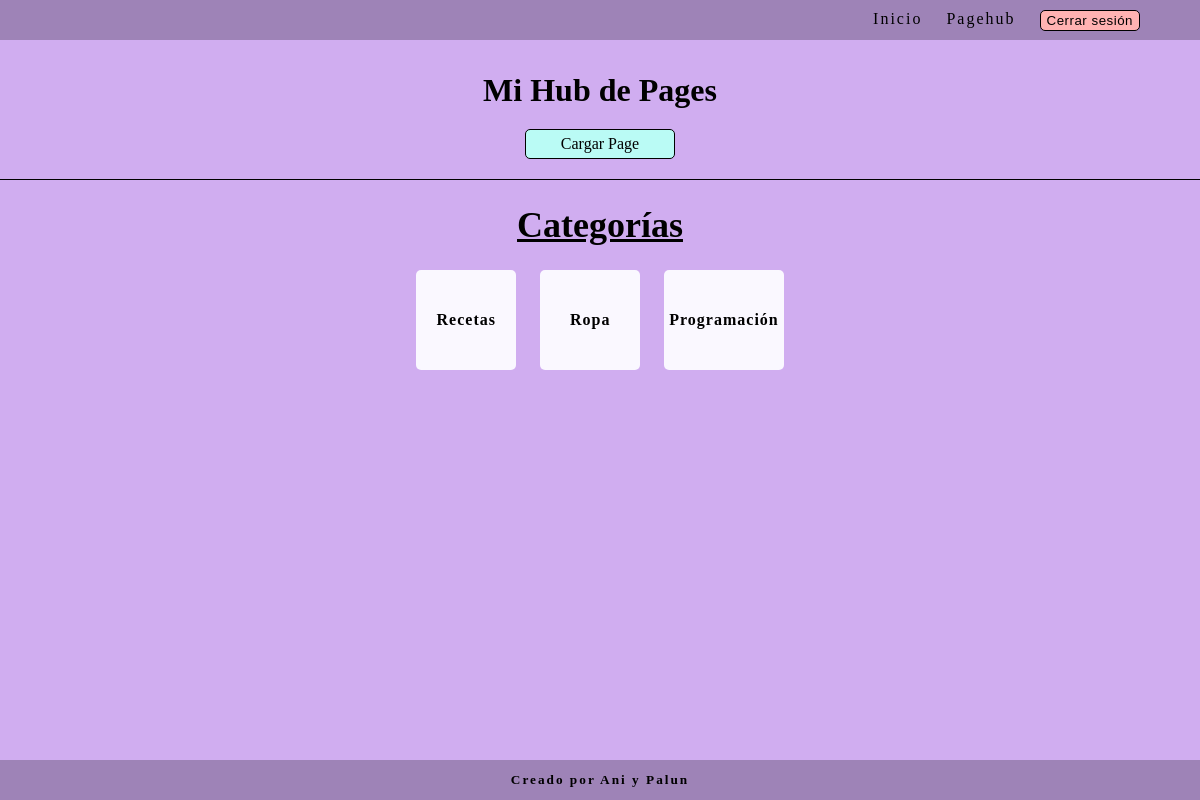
Page /pagehub/ (signed in) on the earlier database version.
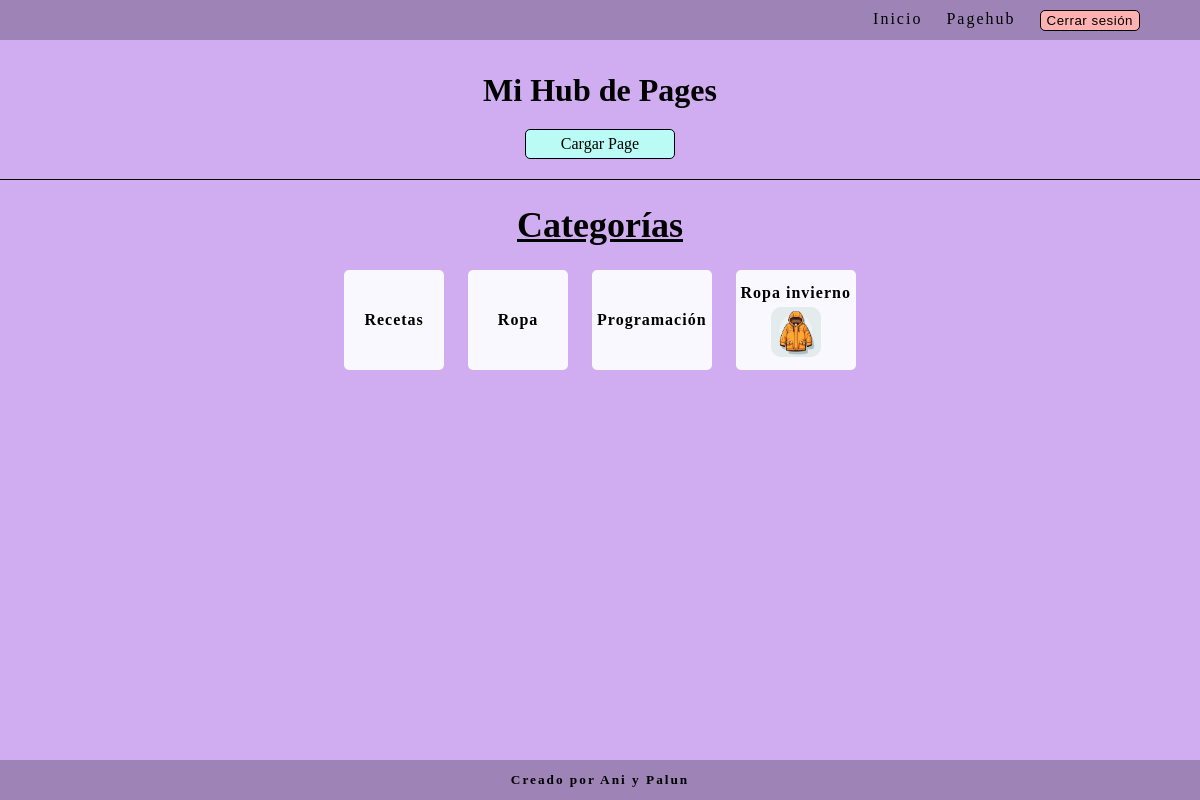
Same page on the later database version.
### pagehub/models.py (models this page shows, shortened)
class CategoriaPrincipal(models.Model):
    nombre = models.CharField(max_length=50, unique=True, blank=True, null=True)
    foto = models.ImageField(upload_to='img', null=True, blank=True)
    user = models.ForeignKey(User, on_delete=models.CASCADE, null=True, blank=True)
    class Meta:
        verbose_name = 'Categoría Principal'
        verbose_name_plural = 'Categorías Principales'

### pagehub/views.py (the view)
# urls.py: path('', index, name='index'),
class index(View):
    def get(self, request):
        categorias = CategoriaPrincipal.objects.filter(user=request.user).values('id', 'nombre', 'foto')
        return render(request, 'pagehub/index.html', {'categorias': categorias, 'MEDIA_URL': settings.MEDIA_URL})

### pagehub/templates/pagehub/index.html (shortened to what this page needs)
{% load static %}
<!DOCTYPE html>
<html lang="es">
<head>
    <link rel="stylesheet" href="{% static 'css/style.css' %}">
</head>
<body>
    <nav class="navbar">
        {% include 'core/components/navbar.html' %}
    </nav>
    <main class="contenedor-main">
        <h1 class="hub-titulo">Mi Hub de Pages</h1>
        <a href="{% url 'pagehub:cargar_page' %}" class="boton-basico decoracion margin-bottom">Cargar Page</a>
        <div class="categorias-main">
            <h2 class="titulo-categorias">Categorías</h2>
            <div class="categorias-container">
                {% if categorias %}
                    {% for categoria in categorias %}
                        {% if categoria.foto %}
                            <a href="{% url 'pagehub:categoria' categoria.id %}" class="categoria">{{ categoria.nombre }}<img src="{{ MEDIA_URL }}{{ categoria.foto }}" alt="Foto de {{ categoria.nombre}}" class="foto-categoria"></a>
                        {% else %}
                            <a href="{% url 'pagehub:categoria' categoria.id %}" class="categoria">{{ categoria.nombre }}</a>
                        {% endif %}
                    {% endfor %}
                {% else %}
                    <h3 class="sin-categorias">Todavía no hay categorías cargadas</h3>
                {% endif %}
            </div>
        </div>
    </main>
    <footer class="footer">
        {% include 'core/components/footer.html' %}
    </footer>
</body>
</html>

### core/templates/core/components/navbar.html (shortened to what this page needs)
<div class="urls">
    {% if user.is_authenticated %}
        <a href="{% url 'core:index' %}">Inicio</a>
        <a href="{% url 'pagehub:index' %}">Pagehub</a>
        <form action="{% url 'usuarios:logout' %}" method="post">
            <button type="submit" class="boton-rojo">Cerrar sesión</button>
        </form>
    {% else %}
        <a href="{% url 'core:index' %}">Inicio</a>
        <a href="{% url 'usuarios:index' %}">Iniciar Sesión/Registrarse</a>
    {% endif %}
</div>

### core/templates/core/components/footer.html
<h5>Creado por Ani y Palun</h5>

### static/css/style.css (style rules this page uses)
* { padding: 0; margin: 0; box-sizing: border-box; }
body { display: flex; flex-direction: column; min-height: 100vh; background-color: rgb(208, 173, 240); }
.contenedor-main { display: flex; flex-direction: column; align-items: center; margin-top: 4vh; flex-grow: 1; }
.hub-titulo { margin-bottom: 2.5vh; }
.navbar { display: flex; justify-content: flex-end; align-items: center; min-height: 5vh; background-color: rgb(158, 131, 183); }
.urls { margin-right: 5vw; display: flex; gap: 2vw; }
.urls a { letter-spacing: 2px; text-decoration: none; color: black; transition-duration: .3s; }
.footer { letter-spacing: 2px; display: flex; justify-content: center; align-items: center; min-height: 5vh; background-color: rgb(158, 131, 183); }
.boton-basico { padding: 5px; border: 1px solid black; border-radius: 5px; background-color: rgb(186, 251, 245); transition-duration: .5s; width: 150px; text-decoration: none; color: black; }
.decoracion { color: black; text-align: center; text-decoration: none; }
.margin-bottom { margin-bottom: 2.5vh; }
.boton-rojo { letter-spacing: .5px; padding: 2px 6px; border: 1px solid black; border-radius: 5px; background-color: rgb(255, 178, 178); transition-duration: .5s; text-decoration: none; color: black; }
.categorias-main { display: flex; align-items: center; flex-direction: column; width: 100%; border-top: 1px solid black; }
.categorias-container { display: flex; justify-content: center; flex-wrap: wrap; width: 90%; align-items: center; gap: 2vw; }
.categoria { display: flex; flex-direction: column; letter-spacing: 1px; font-size: 1em; font-weight: bold; text-align: center; margin: 3vh 0; display: flex; flex-direction: column; gap: 5px; justify-content: center; align-items: center; min-width: 100px; width: fit-content; height: 100px; background-color: rgb(250, 248, 255); padding: 5px; border-radius: 5px; text-decoration: none; color: black; transition-duration: .5s; }
.titulo-categorias { text-decoration: underline; font-size: 2lh; margin-top: 3vh; }
.foto-categoria { width: 50px; border-radius: 10px; }

Differences in the rows shown:
added CategoriaPrincipal: nombre "Ropa invierno", foto (picture)
